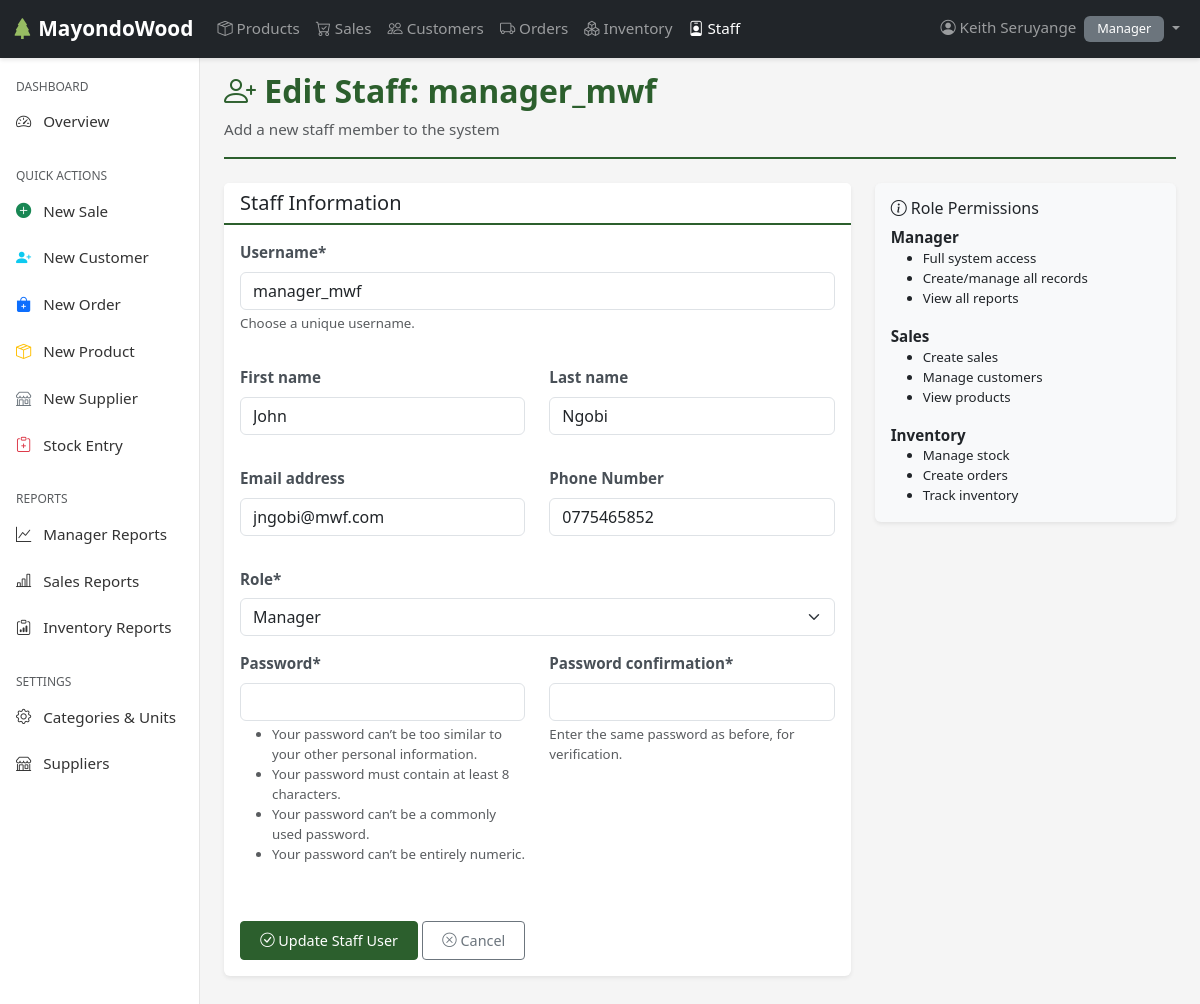
The app's page /users/staff/6/edit/ (signed in) with its own data.
### users/models.py (models this page shows, shortened)
class Employee(AbstractUser):
    ROLES = [
        ('SALES', 'Sales'),
        ('INVENTORY', 'Inventory'),
        ('MANAGER', 'Manager'),
    ]
    role = models.CharField(max_length=20, choices=ROLES)
    phone = models.CharField(max_length=15, blank=True, null=True)
    address = models.TextField(blank=True, null=True)
    is_active = models.BooleanField(default=True)
    created_at = models.DateTimeField(auto_now_add=True)
    updated_at = models.DateTimeField(auto_now=True)
    class Meta:
        ordering = ['-date_joined']
        verbose_name = 'Employee'
        verbose_name_plural = 'Employees'

### users/views.py (the view)
# urls.py: path('staff/<int:pk>/edit/', views.update_staff, name='update_staff'),
@login_required
@user_passes_test(is_manager, login_url='users:login')
def update_staff(request, pk):
    staff_user = get_object_or_404(Employee, pk=pk)
    if request.method == 'POST':
        form = StaffForm(request.POST, instance=staff_user)
        if form.is_valid():
            form.save()
            messages.success(request, "Staff user updated successfully.")
            return redirect('staff_list')
    else:
        form = StaffForm(instance=staff_user)
    return render(request, 'users/create_staff.html', {
        'form': form,
        'title': f"Edit Staff: {staff_user.username}",
        'button_label': "Update Staff User"
    })

### users/forms.py
class StaffForm(UserCreationForm):
    role = forms.ChoiceField(choices=Employee.ROLES)
    class Meta:
        model = Employee
        fields = ['username', 'first_name', 'last_name', 'email', 'phone', 'role', 'password1', 'password2']
        labels = {
            'phone': 'Phone Number',
        }
        help_texts = {
            'username': 'Choose a unique username.',
            'password1': 'Minimum 8 characters.',
        }

### users/views.py (called while the page is built)
def is_manager(user):
    return user.is_authenticated and user.role == 'MANAGER'

### users/templates/users/create_staff.html (shortened to what this page needs)
{% extends 'base.html' %}
{% load crispy_forms_tags %}
{% block content %}
<div class="page-header mb-4">
    <h1><i class="bi bi-person-plus"></i> {{ title|default:"Create Staff Account" }}</h1>
    <p class="text-muted mb-0">Add a new staff member to the system</p>
</div>
<div class="row">
    <div class="col-lg-8">
        <div class="card">
            <div class="card-header">
                <h5 class="mb-0">Staff Information</h5>
            </div>
            <div class="card-body">
                <form method="post">
                    <div class="row">
                        <div class="col-md-12 mb-3">
                            {{ form.username|as_crispy_field }}
                        </div>
                    </div>
                    <div class="row">
                        <div class="col-md-6 mb-3">
                            {{ form.first_name|as_crispy_field }}
                        </div>
                        <div class="col-md-6 mb-3">
                            {{ form.last_name|as_crispy_field }}
                        </div>
                    </div>
                    <div class="row">
                        <div class="col-md-6 mb-3">
                            {{ form.email|as_crispy_field }}
                        </div>
                        <div class="col-md-6 mb-3">
                            {{ form.phone|as_crispy_field }}
                        </div>
                    </div>
                    <div class="mb-3">
                        {{ form.role|as_crispy_field }}
                    </div>
                    <div class="row">
                        <div class="col-md-6 mb-3">
                            {{ form.password1|as_crispy_field }}
                        </div>
                        <div class="col-md-6 mb-3">
                            {{ form.password2|as_crispy_field }}
                        </div>
                    </div>
                    <div class="mt-4">
                        <button type="submit" class="btn btn-primary">
                            <i class="bi bi-check-circle"></i> {{ button_label|default:"Create Staff" }}
                        </button>
                        <a href="{% url 'users:staff_list' %}" class="btn btn-outline-secondary">
                            <i class="bi bi-x-circle"></i> Cancel
                        </a>
                    </div>
                </form>
            </div>
        </div>
    </div>
    <div class="col-lg-4">
        <div class="card bg-light">
            <div class="card-body">
                <h6 class="card-title"><i class="bi bi-info-circle"></i> Role Permissions</h6>
                <div class="mb-3">
                    <strong>Manager</strong>
                    <ul class="small mb-0">
                        <li>Full system access</li>
                        <li>Create/manage all records</li>
                        <li>View all reports</li>
                    </ul>
                </div>
                <div class="mb-3">
                    <strong>Sales</strong>
                    <ul class="small mb-0">
                        <li>Create sales</li>
                        <li>Manage customers</li>
                        <li>View products</li>
                    </ul>
                </div>
                <div>
                    <strong>Inventory</strong>
                    <ul class="small mb-0">
                        <li>Manage stock</li>
                        <li>Create orders</li>
                        <li>Track inventory</li>
                    </ul>
                </div>
            </div>
        </div>
    </div>
</div>
{% endblock %}

### templates/includes/navbar.html (shortened to what this page needs)
{% load static %}
<nav class="navbar navbar-expand-lg navbar-dark bg-dark fixed-top">
    <div class="container-fluid">
        <a class="navbar-brand" href="{% url 'users:dashboard' %}">
            <i class="bi bi-tree-fill"></i> MayondoWood
        </a>
        <div class="collapse navbar-collapse" id="navbarNav">
            <ul class="navbar-nav me-auto">
                <li class="nav-item">
                    <a class="nav-link {% if request.resolver_match.url_name == 'product_list' %}active{% endif %}"
                       href="{% url 'products:product_list' %}">
                        <i class="bi bi-box-seam"></i> Products
                    </a>
                </li>
                {% if user.role in 'MANAGER,SALES' %}
                <li class="nav-item">
                    <a class="nav-link {% if 'sales' in request.path %}active{% endif %}"
                       href="{% url 'sales:sale_list' %}">
                        <i class="bi bi-cart-check"></i> Sales
                    </a>
                </li>
                <li class="nav-item">
                    <a class="nav-link {% if 'customer' in request.path %}active{% endif %}"
                       href="{% url 'sales:customer_list' %}">
                        <i class="bi bi-people"></i> Customers
                    </a>
                </li>
                {% endif %}
                {% if user.role in 'MANAGER,INVENTORY' %}
                <li class="nav-item">
                    <a class="nav-link {% if 'orders' in request.path %}active{% endif %}"
                       href="{% url 'orders:order_list' %}">
                        <i class="bi bi-truck"></i> Orders
                    </a>
                </li>
                <li class="nav-item">
                    <a class="nav-link {% if 'inventory' in request.path %}active{% endif %}"
                       href="{% url 'inventory:stock_list' %}">
                        <i class="bi bi-boxes"></i> Inventory
                    </a>
                </li>
                {% endif %}
                {% if user.role == 'MANAGER' %}
                <li class="nav-item">
                    <a class="nav-link {% if 'staff' in request.path %}active{% endif %}"
                       href="{% url 'users:staff_list' %}">
                        <i class="bi bi-person-badge"></i> Staff
                    </a>
                </li>
                {% endif %}
            </ul>
            <ul class="navbar-nav">
                <li class="nav-item dropdown">
                    <a class="nav-link dropdown-toggle" href="#" id="userDropdown" role="button"
                       data-bs-toggle="dropdown" aria-expanded="false">
                        <i class="bi bi-person-circle"></i> {{ user.get_full_name|default:user.username }}
                        <span class="badge bg-secondary ms-1">{{ user.get_role_display }}</span>
                    </a>
                </li>
            </ul>
        </div>
    </div>
</nav>

### static/css/styles.css (style rules this page uses)
:root { --primary-color: #2c5f2d; --secondary-color: #97bc62; --dark-color: #1a1a1a; --light-color: #f8f9fa; --danger-color: #dc3545; --warning-color: #ffc107; --success-color: #28a745; --info-color: #17a2b8; }
body { font-family: 'Segoe UI', Tahoma, Geneva, Verdana, sans-serif; font-size: 0.95rem; background-color: #f5f5f5; }
.navbar { box-shadow: 0 2px 4px rgba(0,0,0,.1); }
.navbar-brand { font-weight: 600; font-size: 1.3rem; }
.navbar-brand i { color: var(--secondary-color); }
.card { box-shadow: 0 0.125rem 0.25rem rgba(0, 0, 0, 0.075); border: none; margin-bottom: 1.5rem; transition: transform 0.2s ease; }
.card-header { background-color: white; border-bottom: 2px solid var(--primary-color); font-weight: 600; }
.badge { padding: 0.4rem 0.8rem; font-weight: 500; font-size: 0.8rem; }
.btn { font-size: 0.9rem; padding: 0.5rem 1.2rem; border-radius: 0.25rem; transition: all 0.3s ease; }
.btn-primary { background-color: var(--primary-color); border-color: var(--primary-color); }
.form-label { font-weight: 600; color: #495057; margin-bottom: 0.5rem; }
.page-header { padding-bottom: 1rem; margin-bottom: 1.5rem; margin-top: 3rem; border-bottom: 2px solid var(--primary-color); }
.page-header h1 { color: var(--primary-color); font-weight: 700; font-size: 2rem; }

### records on screen
Employee: get_full_name "Keith Seruyange", role "Manager"
Employee: username "manager_mwf", first_name "John", last_name "Ngobi", email "jngobi@mwf.com", phone "0775465852", role "Manager"

### other values on screen
{{ title|default:"Create Staff Account" }} "Edit Staff: manager_mwf"
{{ button_label|default:"Create Staff" }} "Update Staff User"
